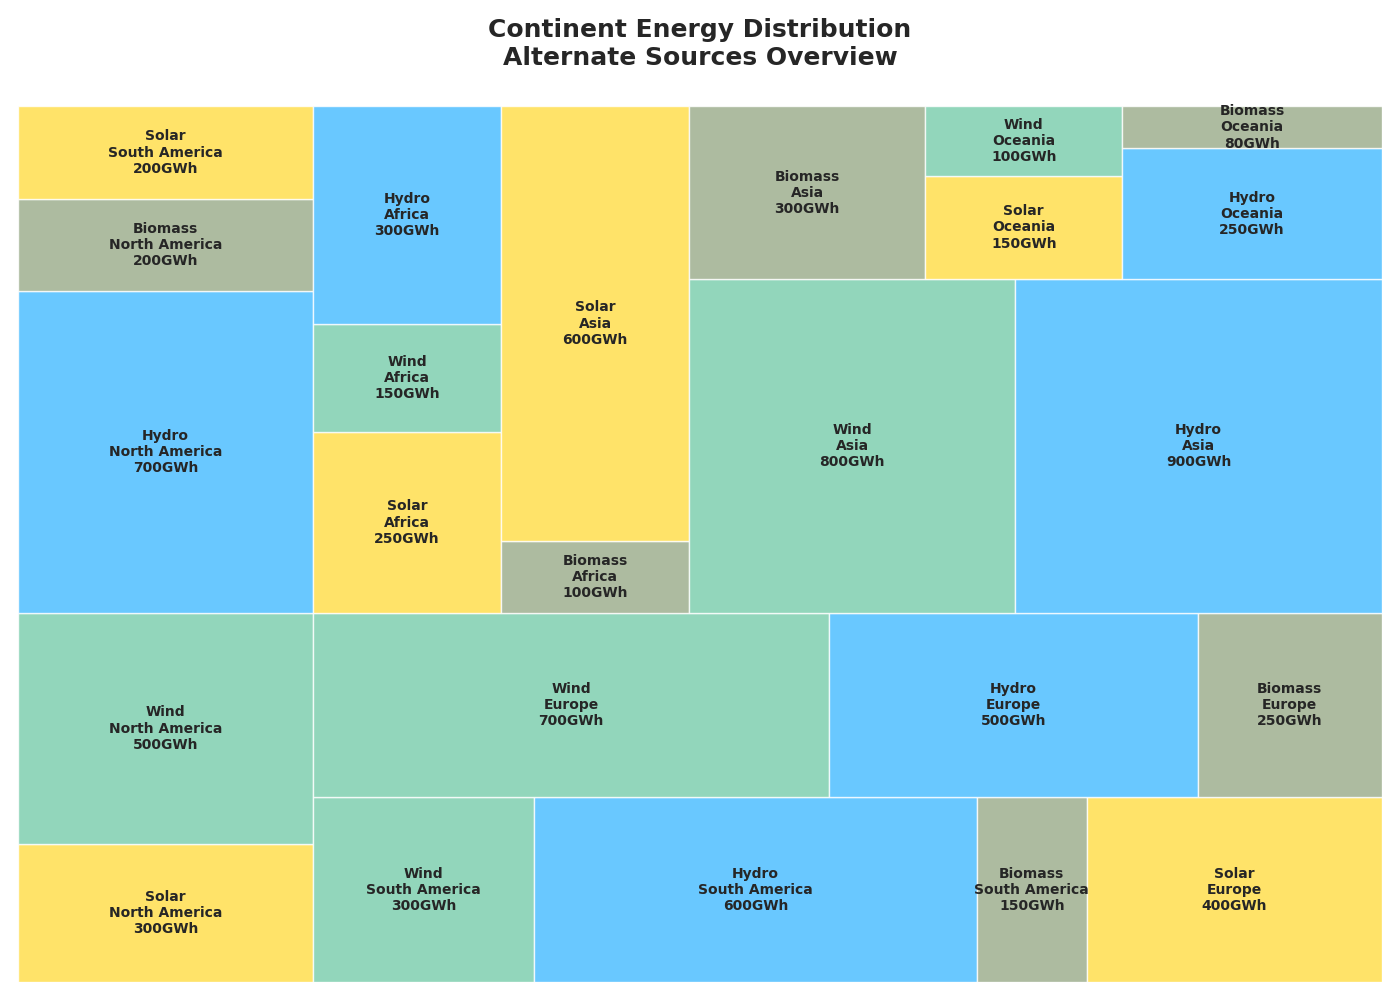

This figure's Python source:
import matplotlib.pyplot as plt
import squarify

renewable_data = {
    'North America': {'Solar': 300, 'Wind': 500, 'Hydro': 700, 'Biomass': 200},
    'South America': {'Solar': 200, 'Wind': 300, 'Hydro': 600, 'Biomass': 150},
    'Europe': {'Solar': 400, 'Wind': 700, 'Hydro': 500, 'Biomass': 250},
    'Africa': {'Solar': 250, 'Wind': 150, 'Hydro': 300, 'Biomass': 100},
    'Asia': {'Solar': 600, 'Wind': 800, 'Hydro': 900, 'Biomass': 300},
    'Oceania': {'Solar': 150, 'Wind': 100, 'Hydro': 250, 'Biomass': 80}
}

labels = []
values = []
colors = []
base_colors = {
    'Solar': '#FFDD44',
    'Wind': '#77CCAA',
    'Hydro': '#44BBFF',
    'Biomass': '#99AA88'
}

for continent, sources in renewable_data.items():
    for source, value in sources.items():
        labels.append(f'{source}\n{continent}\n{value}GWh')  # Randomize group labels
        values.append(value)
        colors.append(base_colors[source])

plt.figure(figsize=(14, 10))
squarify.plot(sizes=values, label=labels, color=colors, alpha=0.8, text_kwargs={'fontsize': 10, 'weight': 'bold', 'wrap': True})

plt.title('Continent Energy Distribution\nAlternate Sources Overview', fontsize=18, fontweight='bold', pad=30)  # Randomize title
plt.axis('off')

plt.tight_layout()
plt.show()
